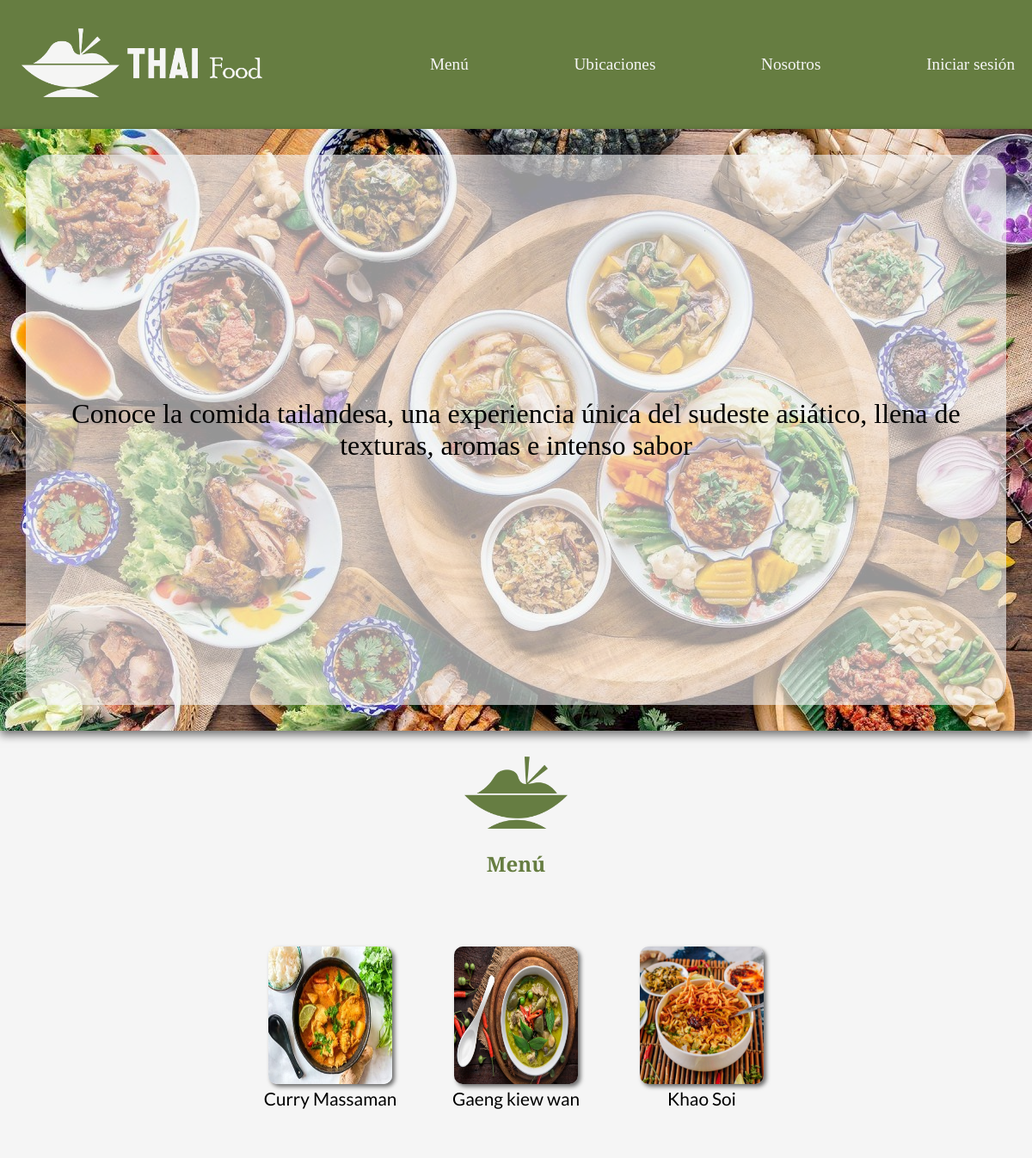
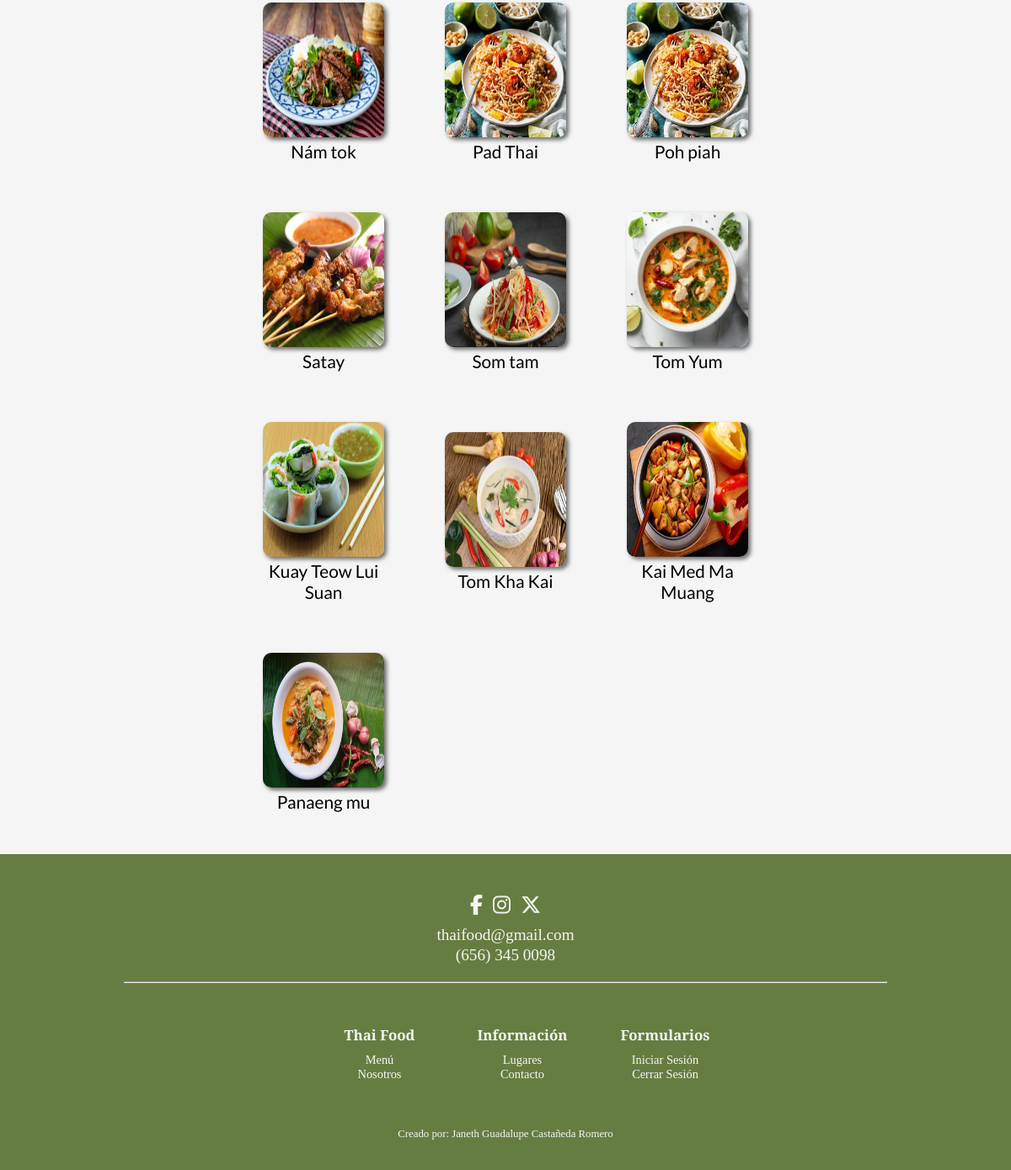
The page / on the database its author committed (2 pictures, top to bottom).
### tables this page shows
CREATE TABLE `platillos` (
  `ID` int(11) NOT NULL,
  `Nombre` varchar(20) NOT NULL,
  `Ingredientes` text DEFAULT NULL,
  `Descripcion` text DEFAULT NULL,
  `Imagen` varchar(255) DEFAULT NULL
);

### index.php (the view, shortened to what this page needs)
<?php
include("PHP/conexion.php");
?>
<!DOCTYPE html>
<html lang="es">
<head>
  <link rel="stylesheet" href="CSS/estilo.css">
  <link rel="stylesheet" href="CSS/estiloSplash.css">
</head>
<body>
  <div id="contenedor_principal">
    <header>
      <div id="logo">
        <a href="index.php"><img src="assets/logo2.png" alt=""></a>
      </div>
      <nav>
        <ul>
          <li><a href="index.php">Menú</a></li>
          <li><a href="ubicaciones.php">Ubicaciones</a></li>
          <li><a href="nosotros.php">Nosotros</a></li>
          <?php if (isset($_SESSION['usuario_id'])): ?>
            <li><a id="btn_cerrar_sesion" href="PHP/cerrar_sesion.php">Cerrar sesión</a></li>
          <?php else: ?>
            <li><a id="btn_iniciar_sesion" href="InicioSesion.php">Iniciar sesión</a></li>
          <?php endif; ?>
        </ul>
      </nav>
    </header>
    <div id="texto_bienvenida">
      <p>Conoce la comida tailandesa, una experiencia única del sudeste asiático, llena de texturas, aromas e intenso sabor</p>
    </div>
    <div class="separador">
      <img src="assets/logo3.png" alt="">
      <h3>Menú</h3>
    </div>
    <div class="contenedor_platillos">
      <?php
        $sql = "SELECT ID, Nombre, Imagen FROM platillos";
        $resultado = $conexion->query($sql);
        if ($resultado->num_rows > 0) {
          while ($fila = $resultado->fetch_assoc()) {
            ?>
            <div class="plantilla_info" onclick="MostrarInfo(<?php echo $fila['ID']; ?>)">
              <img src="<?php echo $fila['Imagen']; ?>" alt="<?php echo $fila['Nombre']; ?>" width="200">
              <p><?php echo $fila['Nombre']; ?></p>
            </div>
            <?php
          }
        } else {
          echo "<p>No hay platillos registrados.</p>";
        }
      ?>
    </div>
    </div>
  <footer>
    <div id="redes_sociales">
      <a class="fa-brands fa-facebook-f"></a>
      <a class="fa-brands fa-instagram"></a>
      <a class="fa-brands fa-x-twitter"></a>
    </div>
    <div id="contacto">
      <p>thaifood@gmail.com</p>
      <p>(656) 345 0098</p>
    </div>
    <hr>
    <div class="mapa_sitio">
        <div class="cont_mapa">
            <h3>Thai Food</h3>
            <a href="index.php">Menú</a>
            <a href="nosotros.php">Nosotros</a>
        </div>
        <div class="cont_mapa">
            <h3>Información</h3>
            <a href="ubicaciones.php">Lugares</a>
            <a href="nosotros.php">Contacto</a>
        </div>
        <div class="cont_mapa">
            <h3>Formularios</h3>
            <a href="InicioSesion.php">Iniciar Sesión</a>
            <a href="registro.php">Cerrar Sesión</a>
        </div>
    </div>
    <div id="info_desarrollador">
      <p>Creado por: Janeth Guadalupe Castañeda Romero</p>
    </div>
  </footer>
</body>
</html>

### CSS/estilo.css (style rules this page uses)
* { margin: 0; padding: 0; }
body { background-color: whitesmoke; }
header { background-color:#667D41; color: #f5f5f5; height: 150px; display:grid; grid-template-columns: 40% 60%; align-content: center; font-family: 'Playfair', serif; }
#logo { align-content: center; padding: 25px; text-align: start; }
#logo img { width: 65%; }
nav { align-content: center; }
ul { padding: 10px; justify-content:space-between; align-content: center; display: flex; }
ul li { list-style: none; justify-content: center; }
ul li a { color: whitesmoke; padding: 10px; text-decoration: none; font-size: 1.2em; }
#texto_bienvenida { background-image: url('../assets/comida1.jpg'); background-size: cover; background-repeat: no-repeat; height: 80vh; box-shadow: 0px 5px 10px rgba(0, 0, 0, 0.541); padding: 30px; font-family: 'Playfair', serif; }
#texto_bienvenida p { width: 100%; height: 100%; background-color: rgba(245, 245, 245, 0.607); font-size: 2em; color: black; align-content: center; border-radius: 25px; }
.separador { width: 100%; height: auto; margin-top: 20px; margin-bottom: 20px; text-align: center; align-content: center; font-family: 'Playfair', serif; }
.separador img { margin: 10px; width: 10%; }
.separador h3 { color: #667D41; font-size: 1.5em; margin: 10px; }
#contenedor_principal { width: 100vw; height: auto; text-align: center; background-color: whitesmoke; display: grid; place-items: center; font-family: 'Lato', sans-serif; }
.contenedor_platillos { justify-content: center; width: 60vw; height: auto; display: grid; grid-template-columns: 30% 30% 30%; margin: 0 auto; padding: 20px; }
.plantilla_info { align-content: center; font-size: 1.3em; margin: 20px; padding: 10px; text-align: center; }
.plantilla_info img { width: 12vw; border-radius: 10px; height: 20vh; box-shadow: 3px 3px 5px rgba(0, 0, 0, 0.568); }
footer { background-color: #667D41; height: auto; align-content: center; text-align: center; color: whitesmoke; padding: 35px; font-family: 'Playfair', serif; }
#redes_sociales { margin: 10px; font-size: 1.5em; }
#redes_sociales a { margin: 3px; }
#contacto p { margin: 2px; font-size: 1.2em; }
#info_desarrollador { margin-top: 35px; font-size: 0.8em; }
hr { color: whitesmoke; width: 80%; margin: auto; margin-top: 20px; margin-bottom: 20px; }
.mapa_sitio { display: grid; grid-template-columns: 30% 30% 30%; width: 50%; margin: 0 auto; text-align: center; justify-content: center; }
.cont_mapa { width: 100%; margin: 20px; font-size: 1.2vw; text-align: center; }
.cont_mapa a { display: block; text-decoration: none; color: whitesmoke; text-align: center; }
.cont_mapa h3 { font-weight: bold; margin: 10px; }

### CSS/estiloSplash.css (style rules this page uses)
* { margin: 0; padding: 0; }

### rows shown on the page
platillos: shows a picture, Nombre "Curry Massaman"
platillos: Nombre (picture), Nombre "Gaeng kiew wan"
platillos: Nombre (picture), Nombre "Khao Soi"
platillos: Nombre (picture), Nombre "Nám tok"
platillos: Nombre (picture), Nombre "Pad Thai"
platillos: Nombre (picture), Nombre "Poh piah"
platillos: Nombre (picture), Nombre "Satay"
platillos: Nombre (picture), Nombre "Som tam"
platillos: Nombre (picture), Nombre "Tom Yum"
platillos: Nombre (picture), Nombre "Kuay Teow Lui Suan"
platillos: Nombre (picture), Nombre "Tom Kha Kai"
platillos: Nombre (picture), Nombre "Kai Med Ma Muang"
platillos: Nombre (picture), Nombre "Panaeng mu"
